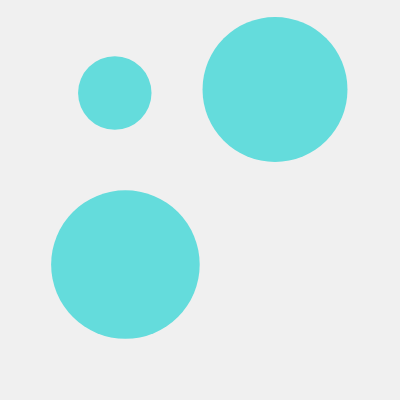
Frame 1 (no input)
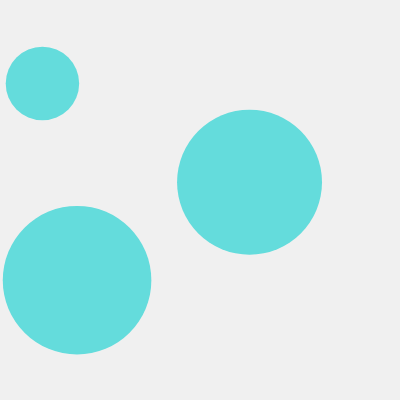
Frame 60 (no input)
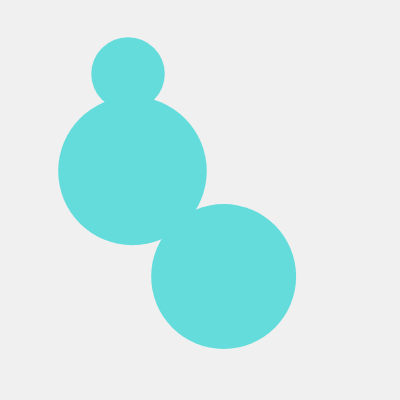
Frame 120 (the mouse pressed at the canvas centre since frame 60)

The p5.js sketch that drew these frames (run headless with seeded random() and noise() and a simulated clock; from frame 60 on, the mouse is pressed at the canvas centre):

// p5.js sketch
// ── sketch.js
let NUM = 3;
let x = [];
let y = [];
let vx = [];
let vy = [];
let r = [];

function setup() {
  createCanvas(400, 400);

  for (let i = 0; i < NUM; i++) {
    let r_ = random(10, 100);
    r.push(r_);
    x.push(random(r_, width - r_));
    y.push(random(r_, height - r_));
    vx.push(random(-3, 3));
    vy.push(random(-3, 3));
  }
}

function draw() {
  background(240);
  noStroke();
  fill(100, 220, 220);
  
  for (let i = 0; i < NUM; i++) {
    // 位置を更新
    x[i] += vx[i];
    y[i] += vy[i];
  
    // xが端にきたらx方向の移動の向きを反転
    if (x[i] < r[i]) {
      vx[i] *= -1;
      x[i] = r[i];
    }
    if (x[i] > width - r[i]) {
      vx[i] *= -1;
      x[i] = width - r[i];
    }
    // yが端にきたらy方向の移動の向きを反転
    if (y[i] < r[i]) {
      vy[i] *= -1;
      y[i] = r[i];
    }
    if (y[i] > height - r[i]) {
      vy[i] *= -1;
      y[i] = height - r[i];
    }
  
    circle(x[i], y[i], r[i] * 2);
  }
}
